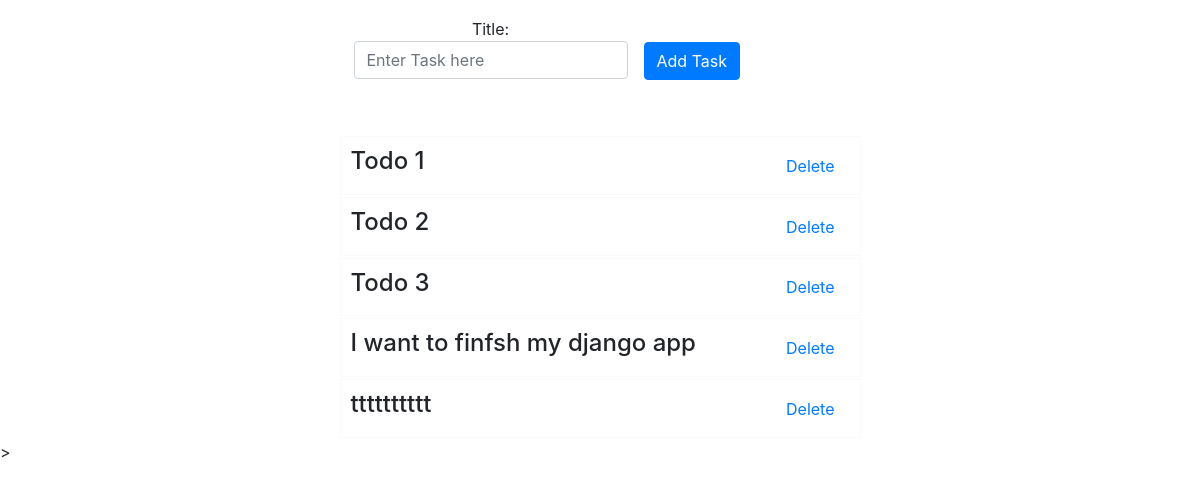
Before: / with the older database file.
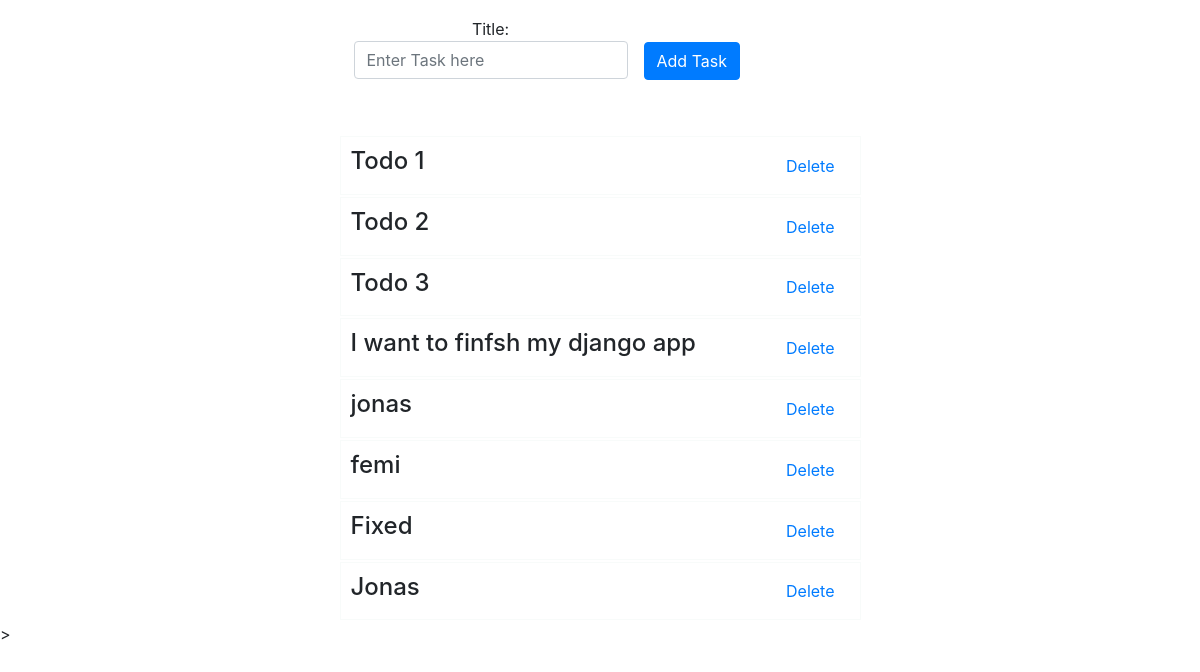
After: the same page with the newer database file.
### mytodo/models.py (models this page shows)
class Todo(models.Model):
    title = models.CharField(max_length=30)
    created_on = models.DateTimeField(auto_now_add=True)
    updated_on = models.DateTimeField(auto_now=True)

### mytodo/views.py (the view)
# urls.py: path('', views.index, name='index'),
def index(request):
    records = Todo.objects.all()
    if request.method == "POST":
        form = TodoForm(request.POST)
        if form.is_valid():
            form.save()
            return redirect('index')
    else:
        form = TodoForm()
    context = {
        "records": records,
        "form": form
    }
    return render(request, 'mytodo/index.html', context)

### mytodo/forms.py
class TodoForm(forms.ModelForm):
    class Meta(object):
        model = Todo
        fields = ['title']
        widgets = {
            'title': forms.TextInput(
                attrs={
                    'class': 'form-control',
                    'id': 'textiput',
                    'placeholder': 'Enter Task here'
                }
            )
        }

### mytodo/templates/mytodo/index.html (shortened to what this page needs)
{% extends 'mytodo/base.html' %}
{% block body %}
<div class="container">
    <div class="row">
        <div class="col-3">
        </div>
        <div class="col-6">
            <form method="POST" class="form-inline">
                <br><br><br><br><br>
                <div class="form-group mx-lg-3 mb-2">
                    {{ form.as_p }}
                </div>
                <div style="margin-top: 10px">
                    <button type="submit" class="btn btn-primary mb-2">Add Task</button>
                </div>
            </form>
            <div>
                {% for record in records %}
                <div style="border: 0.5px solid #f8fbfa; margin: 2px">
                    <h4 style="padding:10px">{{ record.title }}</h4>
                    <a style="float: right; padding-right: 25px; padding-top: 20px; font-size: 20px bold; text-decoration: none;
                    margin-top: -60px;
                    " href="{% url 'delete_todo' record.pk %}">Delete</a>
                </div>
                {% endfor %}
            </div>
        </div>
        <div class="col-3">
        </div>
    </div>
</div>
{% endblock %}

### mytodo/templates/mytodo/base.html (shortened to what this page needs)
<html lang="en">
  <head>
    <link rel="stylesheet" href="https://stackpath.bootstrapcdn.com/bootstrap/4.5.0/css/bootstrap.min.css">
  </head>
  <body>
  <div class="container">
      {% block body %}
      {% endblock %}
  </div>
  </body>
</html>

Changed rows visible on the page:
removed Todo: title "tttttttttt"
added Todo: title "jonas"
added Todo: title "femi"
added Todo: title "Fixed"
added Todo: title "Jonas"
